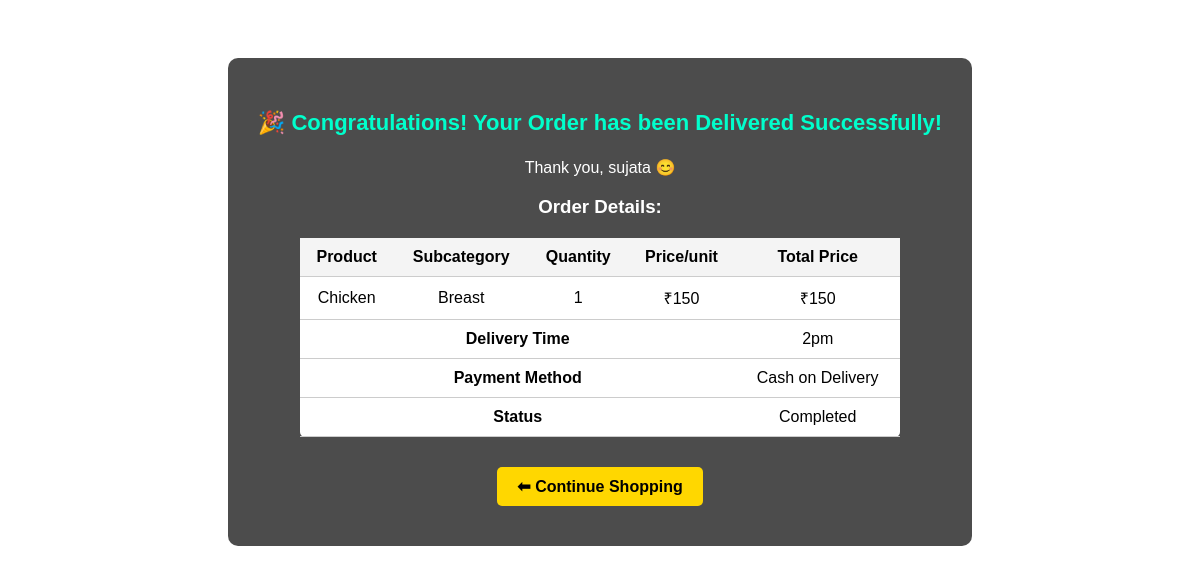
The page /complete_order/14 on the database its author committed.
### tables this page shows
CREATE TABLE orders (
        id INTEGER PRIMARY KEY AUTOINCREMENT,
        name TEXT,
        phone TEXT,
        product TEXT,
        quantity TEXT,
        address TEXT,
        payment TEXT,
        delivery_time TEXT
    , total_price INTEGER DEFAULT 0, order_date TEXT, status TEXT DEFAULT 'Pending');

### app.py (the view)
@app.route("/complete_order/<int:order_id>")
def complete_order(order_id):
    conn = sqlite3.connect("database.db")
    cursor = conn.cursor()
    cursor.execute("UPDATE orders SET status='Completed' WHERE id=?", (order_id,))
    conn.commit()
    cursor.execute("SELECT * FROM orders WHERE id=?", (order_id,))
    data = cursor.fetchone()
    conn.close()
    order = {
        "id": data[0],
        "name": data[1],
        "phone": data[2],
        "product": data[3],
        "quantity": data[4],
        "address": data[5],
        "payment": data[6],
        "delivery_time": data[7],
        "total_price": data[8],
        "status": "Completed"
    }
    base_name = order['product'].split(" - ")[0]
    sub_name = order['product'].split(" - ")[1] if " - " in order['product'] else ""
    subcat_list = categories.get(base_name, [])
    unit_price = next((item['price'] for item in subcat_list if item['name'] == sub_name), 0)
    return render_template("success.html", order=order, order_unit_price=unit_price, completed=True)

### templates/success.html (shortened to what this page needs)
<!DOCTYPE html>
<html>
<head>
</head>
<body>
<div class="box">
    {% if completed %}
        <p class="completed-msg">🎉 Congratulations! Your Order has been Delivered Successfully!</p>
    {% endif %}
    <p>Thank you, {{ order.name or 'Customer' }} 😊</p>
    <h3>Order Details:</h3>
    <table>
        <tr>
            <th>Product</th>
            <th>Subcategory</th>
            <th>Quantity</th>
            <th>Price/unit</th>
            <th>Total Price</th>
        </tr>
        <tr>
            <td>{{ order.product.split(' - ')[0] }}</td>
            <td>{{ order.product.split(' - ')[1] if ' - ' in order.product else '-' }}</td>
            <td>{{ order.quantity }}</td>
            <td>₹{{ order_unit_price }}</td>
            <td>₹{{ order.total_price }}</td>
        </tr>
        <tr>
            <td colspan="4"><strong>Delivery Time</strong></td>
            <td>{{ order.delivery_time }}</td>
        </tr>
        <tr>
            <td colspan="4"><strong>Payment Method</strong></td>
            <td>{{ order.payment }}</td>
        </tr>
        <tr>
            <td colspan="4"><strong>Status</strong></td>
            <td>{{ order.status }}</td>
        </tr>
    </table>
    <a href="/" class="btn">⬅ Continue Shopping</a>
</div>
</body>
</html>

### rows shown on the page
orders: name "sujata", product "Chicken", product "Breast", quantity "1", total_price "150", delivery_time "2pm", payment "Cash on Delivery"

### other values the page prints
{{ order_unit_price }} "150"
{{ order.status }} "Completed"
